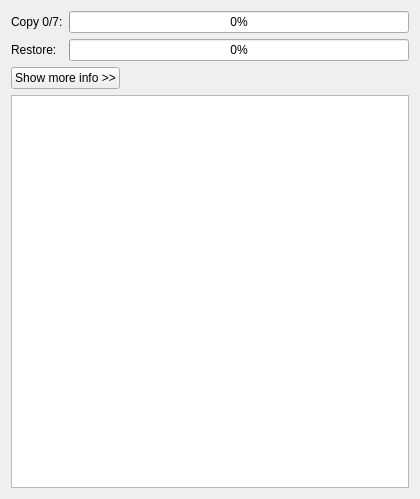
<?xml version="1.0" encoding="UTF-8"?>
<ui version="4.0">
 <class>RestoreProgressWizardPage</class>
 <widget class="QWizardPage" name="RestoreProgressWizardPage">
  <property name="geometry">
   <rect>
    <x>0</x>
    <y>0</y>
    <width>420</width>
    <height>499</height>
   </rect>
  </property>
  <layout class="QVBoxLayout" name="verticalLayout">
   <item>
    <layout class="QGridLayout" name="gridLayout">
     <item row="1" column="0">
      <widget class="QLabel" name="copyL">
       <property name="text">
        <string>Copy 0/7:</string>
       </property>
      </widget>
     </item>
     <item row="2" column="0">
      <widget class="QLabel" name="restoreL">
       <property name="text">
        <string>Restore:</string>
       </property>
      </widget>
     </item>
     <item row="1" column="1">
      <widget class="QProgressBar" name="copyProgress">
       <property name="value">
        <number>0</number>
       </property>
       <property name="format">
        <string>%p%</string>
       </property>
      </widget>
     </item>
     <item row="2" column="1">
      <widget class="QProgressBar" name="restoreProgress">
       <property name="value">
        <number>0</number>
       </property>
       <property name="format">
        <string>%p%</string>
       </property>
      </widget>
     </item>
    </layout>
   </item>
   <item>
    <layout class="QHBoxLayout" name="horizontalLayout">
     <item>
      <widget class="QPushButton" name="showLogPB">
       <property name="text">
        <string>Show more info &gt;&gt;</string>
       </property>
       <property name="checkable">
        <bool>true</bool>
       </property>
       <property name="checked">
        <bool>false</bool>
       </property>
      </widget>
     </item>
     <item>
      <spacer name="horizontalSpacer">
       <property name="orientation">
        <enum>Qt::Horizontal</enum>
       </property>
       <property name="sizeHint" stdset="0">
        <size>
         <width>40</width>
         <height>20</height>
        </size>
       </property>
      </spacer>
     </item>
    </layout>
   </item>
   <item>
    <widget class="QTextEdit" name="logTE">
     <property name="sizePolicy">
      <sizepolicy hsizetype="Expanding" vsizetype="Expanding">
       <horstretch>0</horstretch>
       <verstretch>0</verstretch>
      </sizepolicy>
     </property>
     <property name="readOnly">
      <bool>true</bool>
     </property>
    </widget>
   </item>
   <item>
    <spacer name="verticalSpacer">
     <property name="orientation">
      <enum>Qt::Vertical</enum>
     </property>
     <property name="sizeType">
      <enum>QSizePolicy::Maximum</enum>
     </property>
     <property name="sizeHint" stdset="0">
      <size>
       <width>20</width>
       <height>0</height>
      </size>
     </property>
    </spacer>
   </item>
  </layout>
 </widget>
 <resources/>
 <connections>
  <connection>
   <sender>showLogPB</sender>
   <signal>toggled(bool)</signal>
   <receiver>RestoreProgressWizardPage</receiver>
   <slot>showLogPB_toggled(bool)</slot>
   <hints>
    <hint type="sourcelabel">
     <x>50</x>
     <y>72</y>
    </hint>
    <hint type="destinationlabel">
     <x>209</x>
     <y>61</y>
    </hint>
   </hints>
  </connection>
 </connections>
 <slots>
  <slot>showLogPB_toggled(bool)</slot>
 </slots>
</ui>
